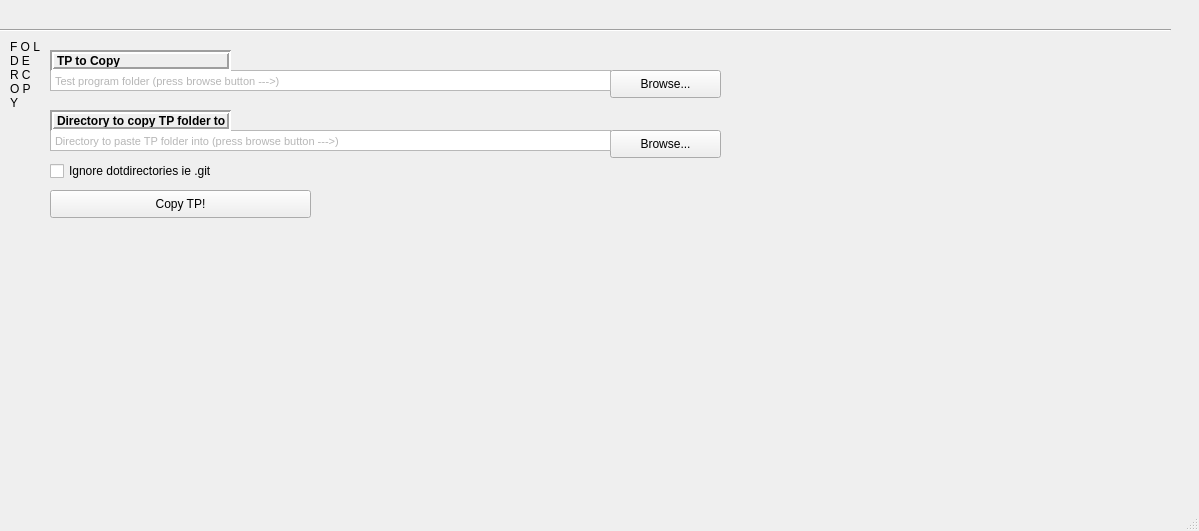
<?xml version="1.0" encoding="UTF-8"?>
<ui version="4.0">
 <class>MainWindow</class>
 <widget class="QMainWindow" name="MainWindow">
  <property name="geometry">
   <rect>
    <x>0</x>
    <y>0</y>
    <width>1199</width>
    <height>531</height>
   </rect>
  </property>
  <property name="acceptDrops">
   <bool>false</bool>
  </property>
  <property name="windowTitle">
   <string>MainWindow</string>
  </property>
  <widget class="QWidget" name="centralwidget">
   <widget class="Line" name="line">
    <property name="geometry">
     <rect>
      <x>0</x>
      <y>20</y>
      <width>1171</width>
      <height>20</height>
     </rect>
    </property>
    <property name="orientation">
     <enum>Qt::Horizontal</enum>
    </property>
   </widget>
   <widget class="QPushButton" name="buttonRunScript">
    <property name="geometry">
     <rect>
      <x>50</x>
      <y>190</y>
      <width>261</width>
      <height>28</height>
     </rect>
    </property>
    <property name="text">
     <string>Copy TP!</string>
    </property>
   </widget>
   <widget class="QPushButton" name="buttonHidden">
    <property name="geometry">
     <rect>
      <x>10</x>
      <y>200</y>
      <width>21</width>
      <height>23</height>
     </rect>
    </property>
    <property name="styleSheet">
     <string notr="true">QPushButton#buttonHidden {
    background-color: rgba(255, 255, 255, 0);
    border-radius: 1px;
}</string>
    </property>
    <property name="text">
     <string/>
    </property>
   </widget>
   <widget class="QLabel" name="label_3">
    <property name="geometry">
     <rect>
      <x>10</x>
      <y>40</y>
      <width>31</width>
      <height>441</height>
     </rect>
    </property>
    <property name="styleSheet">
     <string notr="true">font: 75 25pt &quot;MS Shell Dlg 2&quot;;
</string>
    </property>
    <property name="text">
     <string>F O L D E R C O P Y</string>
    </property>
    <property name="alignment">
     <set>Qt::AlignLeading|Qt::AlignLeft|Qt::AlignTop</set>
    </property>
    <property name="wordWrap">
     <bool>true</bool>
    </property>
   </widget>
   <widget class="QPushButton" name="buttonBrowseForFolderToCopy">
    <property name="geometry">
     <rect>
      <x>610</x>
      <y>70</y>
      <width>111</width>
      <height>28</height>
     </rect>
    </property>
    <property name="text">
     <string>Browse...</string>
    </property>
   </widget>
   <widget class="QTextEdit" name="textEditCopyPath">
    <property name="geometry">
     <rect>
      <x>50</x>
      <y>70</y>
      <width>561</width>
      <height>21</height>
     </rect>
    </property>
    <property name="verticalScrollBarPolicy">
     <enum>Qt::ScrollBarAlwaysOff</enum>
    </property>
    <property name="horizontalScrollBarPolicy">
     <enum>Qt::ScrollBarAlwaysOff</enum>
    </property>
    <property name="sizeAdjustPolicy">
     <enum>QAbstractScrollArea::AdjustToContents</enum>
    </property>
    <property name="lineWrapMode">
     <enum>QTextEdit::NoWrap</enum>
    </property>
    <property name="readOnly">
     <bool>true</bool>
    </property>
    <property name="html">
     <string>&lt;!DOCTYPE HTML PUBLIC &quot;-//W3C//DTD HTML 4.0//EN&quot; &quot;http://www.w3.org/TR/REC-html40/strict.dtd&quot;&gt;
&lt;html&gt;&lt;head&gt;&lt;meta name=&quot;qrichtext&quot; content=&quot;1&quot; /&gt;&lt;style type=&quot;text/css&quot;&gt;
p, li { white-space: pre-wrap; }
&lt;/style&gt;&lt;/head&gt;&lt;body style=&quot; font-family:'MS Shell Dlg 2'; font-size:7.8pt; font-weight:400; font-style:normal;&quot;&gt;
&lt;p style=&quot; margin-top:0px; margin-bottom:0px; margin-left:0px; margin-right:0px; -qt-block-indent:0; text-indent:0px;&quot;&gt;&lt;span style=&quot; font-size:8.25pt; color:#b6b6b6;&quot;&gt;Test program folder (press browse button ---&amp;gt;)&lt;/span&gt;&lt;/p&gt;&lt;/body&gt;&lt;/html&gt;</string>
    </property>
    <property name="placeholderText">
     <string extracomment="TP path"/>
    </property>
   </widget>
   <widget class="QLabel" name="label">
    <property name="geometry">
     <rect>
      <x>50</x>
      <y>50</y>
      <width>181</width>
      <height>21</height>
     </rect>
    </property>
    <property name="frameShape">
     <enum>QFrame::Box</enum>
    </property>
    <property name="frameShadow">
     <enum>QFrame::Sunken</enum>
    </property>
    <property name="lineWidth">
     <number>2</number>
    </property>
    <property name="midLineWidth">
     <number>0</number>
    </property>
    <property name="text">
     <string>&lt;html&gt;&lt;head/&gt;&lt;body&gt;&lt;p&gt;&lt;span style=&quot; font-weight:600;&quot;&gt;TP to Copy&lt;/span&gt;&lt;/p&gt;&lt;/body&gt;&lt;/html&gt;</string>
    </property>
   </widget>
   <widget class="QPushButton" name="buttonBrowseForPasteDirectory">
    <property name="geometry">
     <rect>
      <x>610</x>
      <y>130</y>
      <width>111</width>
      <height>28</height>
     </rect>
    </property>
    <property name="text">
     <string>Browse...</string>
    </property>
   </widget>
   <widget class="QTextEdit" name="textEditDestinationPath">
    <property name="geometry">
     <rect>
      <x>50</x>
      <y>130</y>
      <width>561</width>
      <height>21</height>
     </rect>
    </property>
    <property name="verticalScrollBarPolicy">
     <enum>Qt::ScrollBarAlwaysOff</enum>
    </property>
    <property name="horizontalScrollBarPolicy">
     <enum>Qt::ScrollBarAlwaysOff</enum>
    </property>
    <property name="sizeAdjustPolicy">
     <enum>QAbstractScrollArea::AdjustToContents</enum>
    </property>
    <property name="lineWrapMode">
     <enum>QTextEdit::NoWrap</enum>
    </property>
    <property name="readOnly">
     <bool>true</bool>
    </property>
    <property name="html">
     <string>&lt;!DOCTYPE HTML PUBLIC &quot;-//W3C//DTD HTML 4.0//EN&quot; &quot;http://www.w3.org/TR/REC-html40/strict.dtd&quot;&gt;
&lt;html&gt;&lt;head&gt;&lt;meta name=&quot;qrichtext&quot; content=&quot;1&quot; /&gt;&lt;style type=&quot;text/css&quot;&gt;
p, li { white-space: pre-wrap; }
&lt;/style&gt;&lt;/head&gt;&lt;body style=&quot; font-family:'MS Shell Dlg 2'; font-size:7.8pt; font-weight:400; font-style:normal;&quot;&gt;
&lt;p style=&quot; margin-top:0px; margin-bottom:0px; margin-left:0px; margin-right:0px; -qt-block-indent:0; text-indent:0px;&quot;&gt;&lt;span style=&quot; font-size:8.25pt; color:#b6b6b6;&quot;&gt;Directory to paste TP folder into (press browse button ---&amp;gt;)&lt;/span&gt;&lt;/p&gt;&lt;/body&gt;&lt;/html&gt;</string>
    </property>
    <property name="placeholderText">
     <string extracomment="TP path"/>
    </property>
   </widget>
   <widget class="QLabel" name="label_2">
    <property name="geometry">
     <rect>
      <x>50</x>
      <y>110</y>
      <width>181</width>
      <height>21</height>
     </rect>
    </property>
    <property name="frameShape">
     <enum>QFrame::Box</enum>
    </property>
    <property name="frameShadow">
     <enum>QFrame::Sunken</enum>
    </property>
    <property name="lineWidth">
     <number>2</number>
    </property>
    <property name="midLineWidth">
     <number>0</number>
    </property>
    <property name="text">
     <string>&lt;html&gt;&lt;head/&gt;&lt;body&gt;&lt;p&gt;&lt;span style=&quot; font-weight:600;&quot;&gt;Directory to copy TP folder to&lt;/span&gt;&lt;/p&gt;&lt;/body&gt;&lt;/html&gt;</string>
    </property>
   </widget>
   <widget class="QCheckBox" name="dotfilesCheckBox">
    <property name="geometry">
     <rect>
      <x>50</x>
      <y>160</y>
      <width>341</width>
      <height>22</height>
     </rect>
    </property>
    <property name="text">
     <string>Ignore dotdirectories ie .git</string>
    </property>
   </widget>
  </widget>
  <widget class="QStatusBar" name="statusbar"/>
 </widget>
 <resources/>
 <connections/>
</ui>
